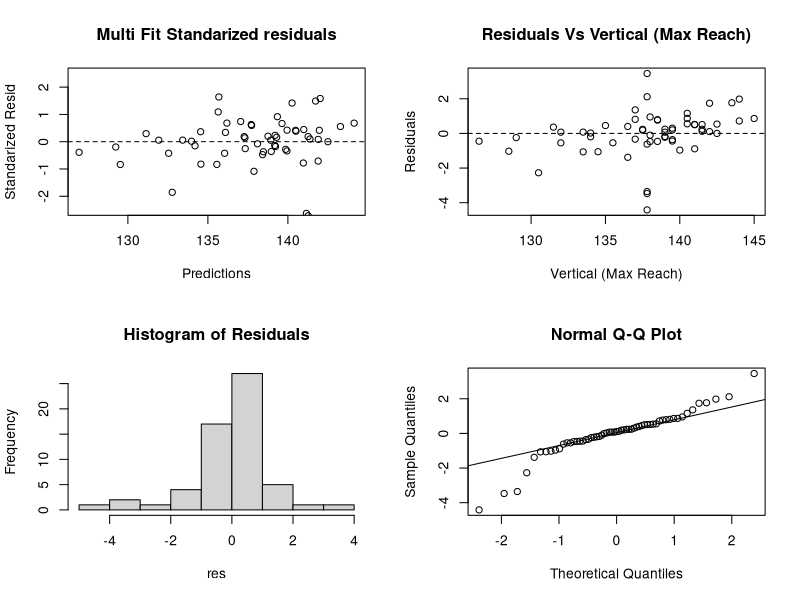

The R script that drew this image:
data <- read.csv("./2014_nba_draft_combine_fixed.csv")
data$X <- NULL
data$Year <- NULL
data$Player <- NULL
data$Draft.pick <-NULL
data$Bench <- NULL
attach(data)

# este da 0.8865
multi.fit = lm(data$Vertical..Max.Reach.~data$Height..No.Shoes.+data$Height..With.Shoes.+data$Standing.reach+data$Vertical..Max.
+data$Vertical..No.Step., data = data)
summary(multi.fit)

mean(multi.fit$residuals)
sum(multi.fit$residuals)

# qqplot(multi.fit$residuals,)
# hist(multi.fit$residuals)

shapiro.test(multi.fit$residuals)

library(lmtest)

dwtest(multi.fit)

bptest(multi.fit)
res <- multi.fit$residuals

layout(matrix(c(1,2,3,4),2,2,byrow=T))
plot(multi.fit$fitted.values, rstandard(multi.fit), 
main = "Multi Fit Standarized residuals",
xlab = "Predictions",
ylab = "Standarized Resid",
ylim = c(-2.5, 2.5))
abline(h=0,lty=2)
plot(Vertical..Max.Reach., res, 
main = "Residuals Vs Vertical (Max Reach)",
xlab = "Vertical (Max Reach)", ylab="Residuals")
abline(h=0, lty=2)
hist(res, main = "Histogram of Residuals")

qqnorm(res)
qqline(res)
